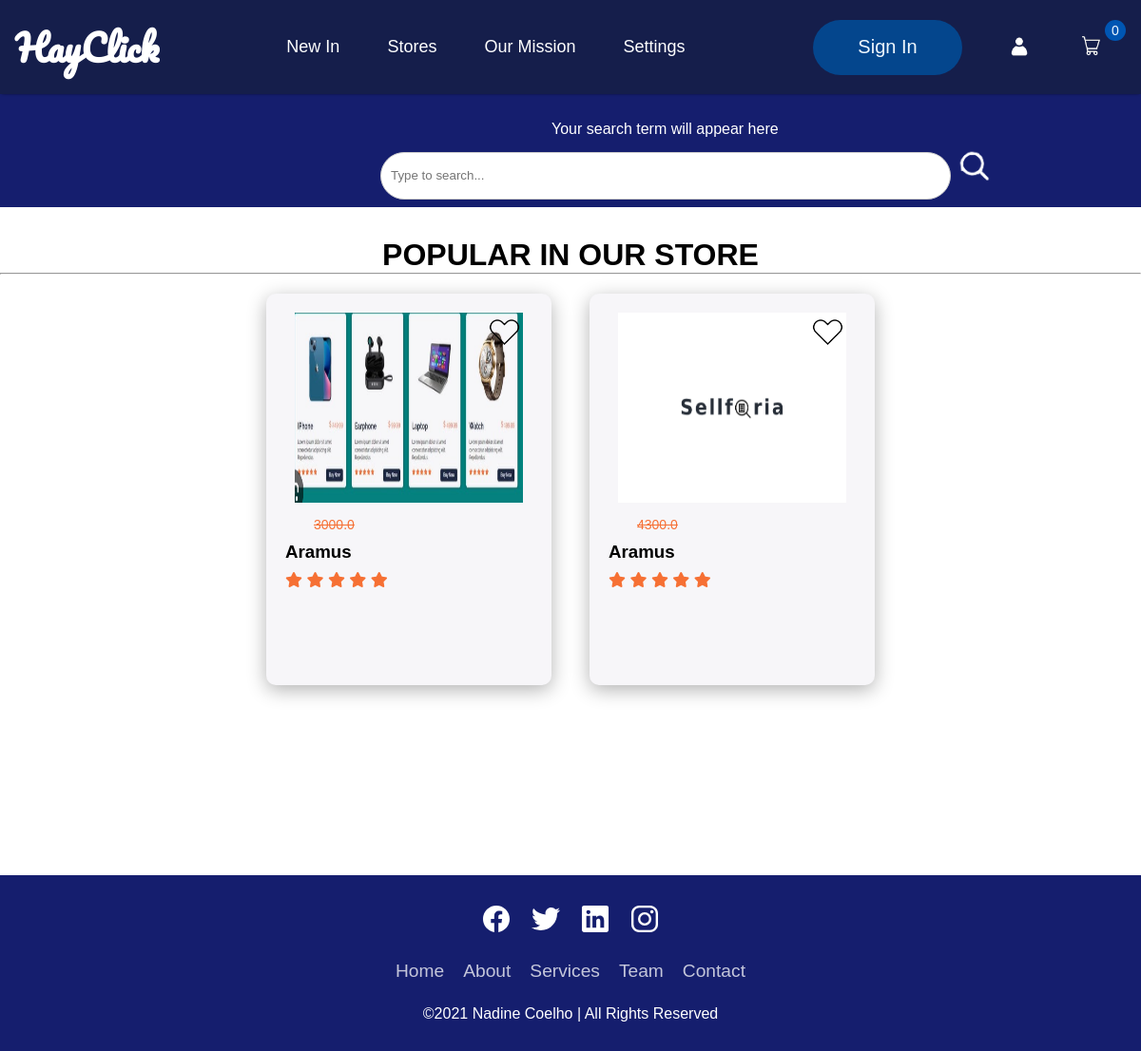
The page / on the database its author committed.
### main/models.py (models this page shows, shortened)
class MainProduct(models.Model):
    name = models.CharField('Product name',max_length=255)
    price_old = models.FloatField('Old Price')
    discount = models.IntegerField('Discount',default=0)
    img = models.ImageField('Image',upload_to='media/products')
    company = models.ForeignKey(Company,on_delete=models.CASCADE,related_name='companyy')
    data = models.DateField('Data',auto_now_add=True)
    image_2 = models.ImageField('Second image',upload_to='media/products')
    category = models.ForeignKey(SubCategory,on_delete=models.CASCADE,related_name='categoryy')
    class Meta:
        verbose_name = 'Product'
        verbose_name_plural = 'Products'

class Company(models.Model):
    name = models.CharField('Company name',max_length=300)
    rate = models.IntegerField('Rating',default=0)
    email = models.EmailField('Email')
    phone_number = PhoneNumberField('Phonenumber')
    address = models.CharField('Address',max_length=500)
    def __str__(self) -> str:
        return self.name
    class Meta:
        verbose_name = 'Company'
        verbose_name_plural = 'Companies'

### main/views.py (the view)
# urls.py: path('',HomeListView.as_view(),name='home'),
class HomeListView(ListView):
    template_name = 'index.html'
    def get(self,request):
        file_path = os.path.join(os.path.dirname(__file__), 'products_data.json')
        with open(file_path, 'r', encoding='utf-8') as f:
            data = json.load(f)
        category = Category.objects.all()
        subcategory = SubCategory.objects.all()
        products = MainProduct.objects.all()
        product_data = json.loads(serialize('json', products))
        price_now = 0
        for i in products:
            i.price_now = i.price_old - ((i.price_old/100) * i.discount)
        context = {
            'data':data,
            'category':category,
            'subcategory':subcategory,
            'product_data':product_data,
            'products':products,
                  }
        return render(request,self.template_name,context)

### main/templates/index.html (shortened to what this page needs)
<!DOCTYPE html>
<html lang="en">
<head>
</head>
<body style="min-height: 100%;display:flex; flex-direction: column;"
             >
    {% extends 'base.html' %}
{% block content %}
{% load static %}
<div class="navbar-down">
    {% include 'search.html' %}
    </div>
</div>
<div width="100%" height="500px" >
{% include 'product.html' %}
</div>
<div width="100%" height="500px">
    {% include 'footer.html' %}
</div>
    {% include 'menu-down.html' %}
{% endblock %}

### main/templates/product.html (shortened to what this page needs)
{% load static %}
<!DOCTYPE html>
<html lang="en">
<head>
    <link rel="stylesheet" href="https://cdnjs.cloudflare.com/ajax/libs/font-awesome/6.0.0-beta3/css/all.min.css">
    <link rel="stylesheet" href="{% static 'css/product.css' %}">
</head>
<body>
    <div class="product" style="margin-top: 250px; margin-bottom: 200px;">
        <h1>POPULAR IN OUR STORE</h1>
        <hr />
        <div class="product-item" id="product-list">
            {% for i in products %}
            <div class="product-card">
                <div class="image">
                    <img src="{{ i.img.url }}" alt="Product Name" class="product-image" />
                    <img src='../static/Images/heart.png' alt="" class="heart-icon" style="width: 35px; height: 35px"/>
                </div>
                <div class="product-prices">
                    <div class="product-price-old">{{ i.price_old }}</div>
                </div>
                <h3 class="company-name">{{ i.company }}</h3>
                <div class="stars">
                    <i class="fa-solid fa-star"></i>
                    <i class="fa-solid fa-star"></i>
                    <i class="fa-solid fa-star"></i>
                    <i class="fa-solid fa-star"></i>
                    <i class="fa-solid fa-star"></i>
                </div>
            </div>
            {% endfor %}
        </div>
    </div>
</body>
</html>

### main/static/css/Navbar.css (style rules this page uses)
* { padding: 0; margin: 0; box-sizing: border-box; list-style: none; text-decoration: none; }
html { height: 100%; }
.navbar-down { position: fixed; z-index: 50; top: 98px; width: 100%; height: 120px; background: #151e6e; display: flex; align-items: center; }

### main/static/css/search.css (style rules this page uses)
body { font-family: Arial, sans-serif; }

### main/static/css/product.css (style rules this page uses)
* { margin: 0; padding: 0; box-sizing: border-box; font-family: 'Raleway', sans-serif; }
.product h1 { width: 100%; text-align: center; font-size: 32px; text-transform: uppercase; color: black; }
.product-item { width: 100%; height: 70%; margin-top: 20px; display: flex; justify-content: center; flex-wrap: wrap; gap: 40px; margin-bottom: 20px; }
.product-card { background-color: #f7f6f9; width: 300px; height: 100%; box-shadow: 0 5px 20px rgb(0,0,0,.3); display: flex; flex-direction: column; justify-content: space-between; padding: 20px 20px 40px; border-radius: 10px; transition: .3s; cursor: pointer; z-index: 1; }
.image { width: 100%; height: 60%; display: grid; place-items: center; }
.image img { width: 240px; height: 200px; }
.heart-icon { position: absolute; margin-bottom: 160px; margin-left: 200px; }
.product-prices { width: 100%; margin-top: 15px; display: flex; gap: 30px; }
.product-price-old { color: #f67034; font-size: 14px; font-weight: 500; text-decoration: line-through; }
.company-name { display: flex; margin-top: 10px; }
.stars { font-size: 16px; margin-top: 10px; color: #f67034; }

### rows shown on the page
MainProduct: img (picture), price_old "3000.0", company "Aramus"
MainProduct: img (picture), price_old "4300.0", company "Aramus"
